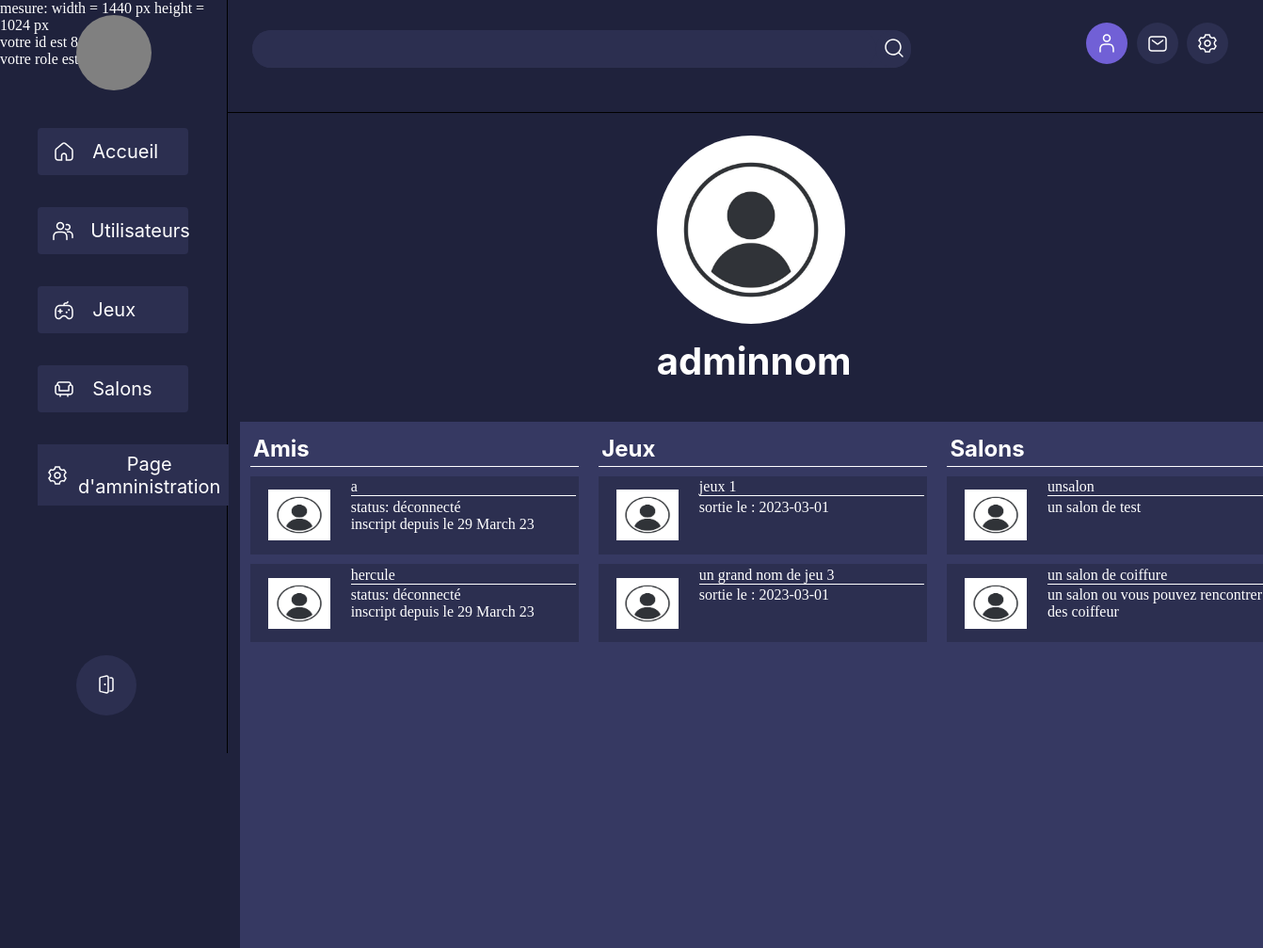
/index.php?page=profil (signed in), run on the app's committed database.
### tables this page shows
CREATE TABLE `utilisateurs` (
  `id` int NOT NULL,
  `nom` varchar(50) NOT NULL,
  `e-mail` varchar(200) NOT NULL,
  `image` varchar(255) NOT NULL DEFAULT 'avatar.jpeg',
  `information` varchar(255) NOT NULL,
  `connexion` int NOT NULL DEFAULT '1' COMMENT 'etat de la connexion.',
  `mdp` varchar(255) NOT NULL,
  `role` int NOT NULL DEFAULT '0'
);

CREATE TABLE `amis` (
  `id` int NOT NULL,
  `id_utilisateurs` int NOT NULL
);

CREATE TABLE `jeujouer` (
  `id` int NOT NULL,
  `id_utilisateurs` int NOT NULL
);

CREATE TABLE `jeux` (
  `id` int NOT NULL,
  `nom` varchar(50) NOT NULL,
  `description` mediumtext NOT NULL,
  `image` varchar(255) NOT NULL,
  `date_de_sortie` date NOT NULL
);

CREATE TABLE `salons` (
  `id` int NOT NULL,
  `nom` varchar(50) NOT NULL,
  `description` mediumtext NOT NULL,
  `image` varchar(255) NOT NULL DEFAULT 'avatar.jpeg',
  `id_jeux` int NOT NULL
);

CREATE TABLE `salonrejoind` (
  `id` int NOT NULL,
  `id_utilisateurs` int NOT NULL
);

### pages/profil.php (the view, shortened to what this page needs)
<?php
require_once('bdd/connect.php');
    $id = strip_tags($_SESSION["id"]);
    $sql = 'SELECT * FROM `utilisateurs` WHERE `id`=:id';
    $query = $db->prepare($sql);
    $query->bindValue(':id', $id);
    $query->execute();
    $info = $query->fetch(PDO::FETCH_ASSOC);
    $sql = 'SELECT * FROM `amis` WHERE `id`=:id';
    $query = $db->prepare($sql);
    $query->bindValue(':id', $id);
    $query->execute();
    $listAmis = $query->fetchAll(PDO::FETCH_ASSOC);
    $sql = 'SELECT * FROM `jeujouer` WHERE `id_utilisateurs`=:id';
    $query = $db->prepare($sql);
    $query->bindValue(':id', $id);
    $query->execute();
    $listJeux = $query->fetchAll(PDO::FETCH_ASSOC);
    $sql = 'SELECT * FROM `salonrejoind` WHERE `id_utilisateurs`=:id';
    $query = $db->prepare($sql);
    $query->bindValue(':id', $id);
    $query->execute();
    $listSalons = $query->fetchAll(PDO::FETCH_ASSOC);
?>
<img class="imageProfil" src="images/imageJeu/<?= $info['image'] ?>" alt="">
<p class="pseudoProfil" ><?= $info['nom'] ?></p>
<div class="blockListGroup">
    <div class="blockList">
        <p>Amis</p>
        <?php
            foreach ($listAmis as $amis) {
            $id = $amis['id_utilisateurs'];
            $sql = 'SELECT * FROM `utilisateurs` WHERE `id`=:id';
            $query = $db->prepare($sql);
            $query->bindValue(':id', $id);
            $query->execute();
            $donnees = $query->fetch(PDO::FETCH_ASSOC);
        ?>
        <div class="blockAmis">
            <img src="images/avatar/<?= $donnees['image'] ?>" alt="">
            <div>
                <p class="blockAmisNom"><?= $donnees['nom'] ?></p>
                <?php if($donnees['connexion'] == 1)
                { ?><p>status: connecté <br> <?php }
                else {?>
                    <p>status: déconnecté <br> inscript depuis le
                    <?php }
                    echo $donnees['information']; ?></p>
            </div>
        </div>
        <?php } ?>
    </div>
    <div class="blockList">
        <p>Jeux</p>
        <?php
            foreach ($listJeux as $jeu) {
            $id = $jeu['id'];
            $sql = 'SELECT * FROM `jeux` WHERE `id`=:id';
            $query = $db->prepare($sql);
            $query->bindValue(':id', $id);
            $query->execute();
            $donnees = $query->fetch(PDO::FETCH_ASSOC);
        ?>
        <div class="blockAmis">
            <img src="images/avatar/<?= $donnees['image'] ?>" alt="">
            <div>
                <p class="blockAmisNom"><?= $donnees['nom'] ?></p>
                <p>sortie le : <?= $donnees['date_de_sortie']; ?></p>
            </div>
        </div>
        <?php } ?>
    </div>
    <div class="blockList">
        <p>Salons</p>
    <?php
        foreach ($listSalons as $salon) {
        $id = $salon['id'];
        $sql = 'SELECT * FROM `salons` WHERE `id`=:id';
        $query = $db->prepare($sql);
        $query->bindValue(':id', $id);
        $query->execute();
        $donnees = $query->fetch(PDO::FETCH_ASSOC);
    ?>
    <div class="blockAmis">
        <img src="images/avatar/<?= $donnees['image'] ?>" alt="">
        <div>
            <p class="blockAmisNom"><?= $donnees['nom'] ?></p>
            <p><?= $donnees['description']; ?></p>
        </div>
    </div>
    <?php } ?>
    </div>
</div>

### css/style.css (style rules this page uses)
* { margin: 0; padding: 0; text-decoration: none; box-sizing: border-box; }
body { display: flex; background-color: #1F223C; color: white; }
.imageProfil { position: absolute; width: 200px; height: 200px; left: 34vw; top: 3vh; border-radius: 500px; }
.pseudoProfil { position: absolute; width: 200px; height: 66px; left: 34vw; top: 30vh; text-align: center; font-family: 'Inter'; font-style: normal; font-weight: 700; font-size: 40px; line-height: 48px; color: #FFFFFF; }
.blockListGroup { position: absolute; top: 40vh; width: 100%; display: flex; justify-content: space-between; padding: 1vh 2vw 0 1vw; }
.blockList { width: 380px; height: 559px; background: #363962; padding: 1%; }
.blockList > p { border-bottom: white 1px solid; font-family: 'Inter'; font-style: normal; font-weight: 700; font-size: 24px; line-height: 29px; width: 100%; padding: 1%; }
.blockAmis { Width:349px; Height:82.85px; background: #2C2F50; margin-top: 3%; display: flex; }
.blockAmis > img { Width:66px; Height:54px; margin: auto; }
.blockAmis > div { width: 70%; }
.blockAmis > div > p { margin: 1%; }
.blockAmisNom { border-bottom: white 1px solid; }

### data on the page
utilisateurs: image (placeholder picture), nom "adminnom"
amis: id_utilisateurs.image (placeholder picture), id_utilisateurs.nom "a", id_utilisateurs.information "29 March 23"
amis: id_utilisateurs.image (placeholder picture), id_utilisateurs.nom "hercule", id_utilisateurs.information "29 March 23"
jeujouer: id.image (placeholder picture), id.nom "jeux 1", id.date_de_sortie "2023-03-01", salons.image (placeholder picture), salons.nom "unsalon", salons.description "un salon de test"
jeujouer: id.image (placeholder picture), id.nom "un grand nom de jeu 3", id.date_de_sortie "2023-03-01"
salonrejoind: id.image (placeholder picture), id.nom "un salon de coiffure", id.description "un salon ou vous pouvez rencontrer des coiffeur"

### other printed values
$_SESSION['id'] "8"
